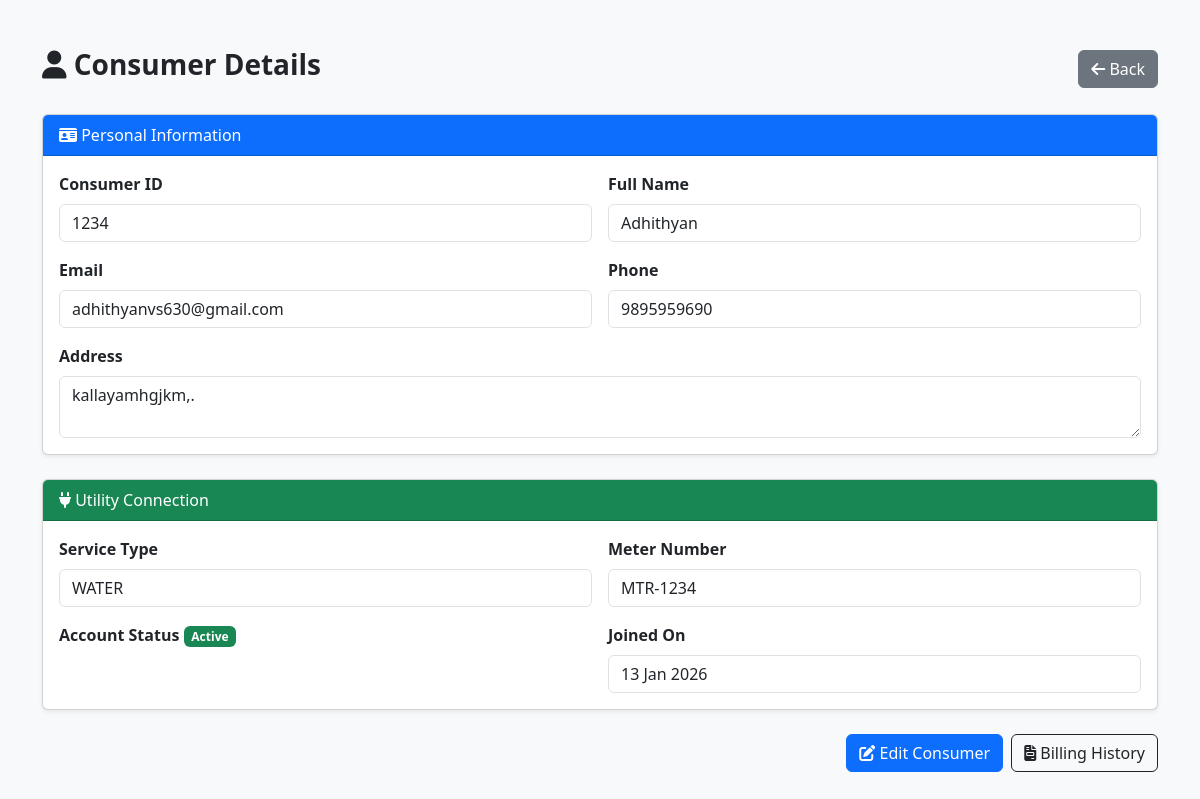
/admin_panel/consumers/view/1234/ (signed in), run on the app's committed database.
### app/models.py (models this page shows, shortened)
class Customer(models.Model):
    user = models.OneToOneField(
        User,
        on_delete=models.CASCADE,
        related_name='customer_profile'
    )
    customer_id = models.CharField(max_length=20, unique=True)
    address = models.TextField()
    connection_type = models.CharField(
        max_length=20,
        choices=[
            ('ELECTRICITY', 'Electricity'),
            ('WATER', 'Water'),
            ('GAS', 'Gas')
        ]
    )

class User(AbstractUser):
    ROLE_CHOICES = (
        ('ADMIN', 'Admin'),
        ('CUSTOMER', 'Customer'),
        ('STAFF', 'Staff'),
    )
    role = models.CharField(
        max_length=20,
        choices=ROLE_CHOICES,
        default='CUSTOMER'
    )
    phone = models.CharField(
        max_length=15,
        blank=True,
        null=True,
        unique=True
    )

### app/views.py (the view)
# urls.py: path('admin_panel/consumers/view/<str:customer_id>/',views.ad_view_consumer,name='ad_view_consumer'),
@login_required
def ad_view_consumer(request, customer_id):
    customer = get_object_or_404(Customer, customer_id=customer_id)
    context = {
        'customer': customer,
        'user_obj': customer.user,   # linked User model
    }
    return render(request, 'admin_panel/view.html', context)

### app/templates/admin_panel/view.html (shortened to what this page needs)
<!DOCTYPE html>
<html lang="en">
<head>
    <link href="https://cdn.jsdelivr.net/npm/bootstrap@5.3.3/dist/css/bootstrap.min.css" rel="stylesheet">
    <link href="https://cdnjs.cloudflare.com/ajax/libs/font-awesome/6.5.0/css/all.min.css" rel="stylesheet">
</head>
<body class="bg-light">
<div class="container mt-5 mb-5">
    <div class="d-flex justify-content-between align-items-center mb-4">
        <h3 class="fw-bold">
            <i class="fas fa-user"></i> Consumer Details
        </h3>
        <a href="{% url 'admin_user_management' %}" class="btn btn-secondary">
            <i class="fas fa-arrow-left"></i> Back
        </a>
    </div>
    <div class="card shadow-sm mb-4">
        <div class="card-header bg-primary text-white">
            <i class="fas fa-id-card"></i> Personal Information
        </div>
        <div class="card-body row g-3">
            <div class="col-md-6">
                <label class="form-label fw-semibold">Consumer ID</label>
                <input class="form-control" value="{{ customer.customer_id }}" readonly>
            </div>
            <div class="col-md-6">
                <label class="form-label fw-semibold">Full Name</label>
                <input class="form-control" value="{{ user_obj.first_name }}" readonly>
            </div>
            <div class="col-md-6">
                <label class="form-label fw-semibold">Email</label>
                <input class="form-control" value="{{ user_obj.email }}" readonly>
            </div>
            <div class="col-md-6">
                <label class="form-label fw-semibold">Phone</label>
                <input class="form-control" value="{{ user_obj.phone }}" readonly>
            </div>
            <div class="col-md-12">
                <label class="form-label fw-semibold">Address</label>
                <textarea class="form-control" rows="2" readonly>{{ customer.address }}</textarea>
            </div>
        </div>
    </div>
    <div class="card shadow-sm mb-4">
        <div class="card-header bg-success text-white">
            <i class="fas fa-plug"></i> Utility Connection
        </div>
        <div class="card-body row g-3">
            <div class="col-md-6">
                <label class="form-label fw-semibold">Service Type</label>
                <input class="form-control" value="{{ customer.connection_type }}" readonly>
            </div>
            <div class="col-md-6">
                <label class="form-label fw-semibold">Meter Number</label>
                <input class="form-control" value="MTR-{{ customer.customer_id }}" readonly>
            </div>
            <div class="col-md-6">
                <label class="form-label fw-semibold">Account Status</label>
                <span class="badge {% if user_obj.is_active %}bg-success{% else %}bg-danger{% endif %}">
                    {% if user_obj.is_active %}Active{% else %}Inactive{% endif %}
                </span>
            </div>
            <div class="col-md-6">
                <label class="form-label fw-semibold">Joined On</label>
                <input class="form-control" value="{{ user_obj.date_joined|date:'d M Y' }}" readonly>
            </div>
        </div>
    </div>
    <div class="d-flex justify-content-end gap-2">
        <a href="{% url 'ad_edit_consumer' customer.customer_id %}" class="btn btn-primary">
            <i class="fas fa-edit"></i> Edit Consumer
        </a>
        <a href="" class="btn btn-outline-dark">
            <i class="fas fa-file-invoice"></i> Billing History
        </a>
    </div>
</div>
</body>
</html>

### data on the page
Customer: customer_id "1234", address "kallayamhgjkm,.", connection_type "WATER", customer_id "MTR-1234"
User: first_name "Adhithyan", email "adhithyanvs630@gmail.com", phone "9895959690", date_joined "13 Jan 2026"
